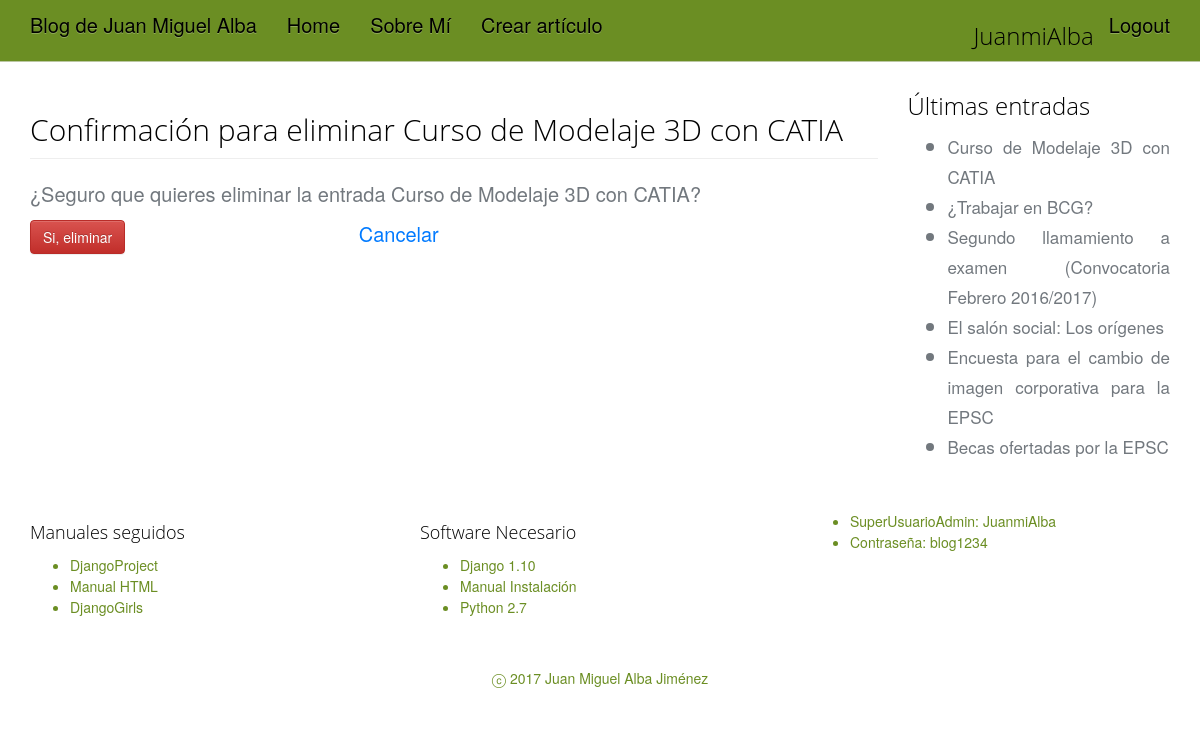
The app's page /eliminar/8 (signed in) with its own data.
### Blog/models.py (models this page shows, shortened)
class Entrada(models.Model):
	titulo = models.CharField(max_length = 100)
	cuerpo = models.TextField()
	fecha = models.DateTimeField(default = datetime.now, blank=True)

### Blog/views.py (the view)
# urls.py: url(r'^eliminar/(?P<pk>.*)$', views.VistaEntradaEliminar.as_view(), name= 'eliminar'),
class VistaEntradaEliminar(DeleteView):
    template_name = 'confirmarEliminacion.html'
    success_url = '/'
    model = Entrada
    def dispatch(self, request, *args, **kwargs):
        if not request.user.has_perms('blog.delete_entrada'):
            return redirect(settings.LOGIN_URL)
        return super(VistaEntradaEliminar, self).dispatch(request, *args, **kwargs)
    def get_context_data(self, **kwargs):
        context = super(VistaEntradaEliminar, self).get_context_data(**kwargs)
        context['listadoTitulos'] = ListadoTitulos()
        return context

### Blog/views.py (called while the page is built)
def ListadoTitulos():
    listadoTitulos = Entrada.objects.all()[:10]
    return listadoTitulos

### Blog/templates/confirmarEliminacion.html (shortened to what this page needs)
{% extends "base.html" %}
{% block content %}
 <h2 class="page-header">Confirmación para eliminar {{ entrada.titulo }}</h2>
    <form method="post" action="">
        <p>¿Seguro que quieres eliminar la entrada {{ entrada.titulo }}?</p>
        <div class="row">
      		<div class="col-md-6">
	 	        <button type="submit" class="btn btn-danger">Si, eliminar</button>
		        <a href="{% url 'home:VistaEntradaCompleta' entrada.id %}" class="btn-jm" style="float:right">Cancelar</a>
        	</div>
        </div>
    </form>
{% endblock content %}

### Blog/templates/base.html (shortened to what this page needs)
<!DOCTYPE html>
{% load staticfiles %}
<html lang="es">
<head>
    <link rel="stylesheet" href="//maxcdn.bootstrapcdn.com/bootstrap/3.3.7/css/bootstrap.min.css">
    <link rel="stylesheet" href="//maxcdn.bootstrapcdn.com/bootstrap/3.3.7/css/bootstrap-theme.min.css">
    <link rel="stylesheet" href="{% static 'css/main.css' %}">
</head>
<body>
    <nav class="navbar navbar-fixed-top">
      <div class="container">
        <div class="navbar-header">
          <a class="navbar-brand" href="{% url 'home:home' %}">Blog de Juan Miguel Alba</a>
        </div>
        <div id="navbar" class="collapse navbar-collapse">
          <ul class="nav navbar-nav">
            {% url 'home:home' as home_url %}
            {% url 'home:sobreMi' as sobreMi_url %}
            {% url 'home:crear' as crear_url %}
            {% url 'home:editar' as editar_url %}
            {% url 'home:VistaEntradaCompleta' as vistaDetalle_url %}
            <li {% if request.get_full_path == home_url %} class="active" {% endif %}><a href="{% url 'home:home' %}">Home</a></li>
            <li {% if request.get_full_path == sobreMi_url %} class="active" {% endif %}><a href="{% url 'home:sobreMi' %}">Sobre Mí</a></li>
            {% if perms.entrada.can_add %}
              <li {% if request.get_full_path == crear_url %} class="active" {% endif %}><a href="{% url 'home:crear' %}">Crear artículo</a></li>
            {% endif %}
          </ul>
            <ul class="nav navbar-nav navbar-right">
              {% if user.is_authenticated %}
                <li><h3>{{user.username}}</h3></li>
                <li {% if request.get_full_path == registro %} class="active" {% endif %}><a href="{% url 'home:logout' %}">Logout</a></li>
              {% else %}
                <li {% if request.get_full_path == registro %} class="active" {% endif %}><a href="{% url 'home:registro' %}">Registro</a></li>
                <li {% if request.get_full_path == login %} class="active" {% endif %}><a href="{% url 'home:login' %}">Login</a></li>
              {% endif %}
          </ul>
        </div>
      </div>
    </nav>
	<div class="container">
			<div class="row">
				<div class="col-md-9">
					{% block content %}
					{% endblock %}
				</div>
				<div class="col-md-3">
          {% block lateral %}
            {% include '_menuLateral.html' %}
          {% endblock lateral%}
				</div>
			</div>
		</div>
</body>
<footer>
  <div class="container">
    <div class="row" style="padding: 20px 0;">
      <div class="col-md-4">
        <h4>Manuales seguidos</h4>
        <ul>
          <li><a href="https://docs.djangoproject.com/es/1.10/intro/tutorial01/">DjangoProject</a></li>
          <li><a href="http://www.w3schools.com/html/default.asp">Manual HTML</a></li>
          <li><a href="http://tutorial.djangogirls.org/es/">DjangoGirls</a></li>
        </ul>
      </div>
      <div class="col-md-4">
        <h4>Software Necesario</h4>
        <ul>
          <li><a href="https://www.djangoproject.com/download/1.10/tarball/">Django 1.10</a></li>
          <li><a href="https://www.djangoproject.com/download/">Manual Instalación</a></li>
          <li><a href="https://www.python.org/downloads/">Python 2.7</a></li>
        </ul>
      </div>
      <div class="col-md-4">
        <ul>
          <li class="naranja">SuperUsuarioAdmin: JuanmiAlba
          <li class="naranja">Contraseña: blog1234
        </ul>
      </div>
    </div>
  </div>
  <div class="firma">
     ⓒ 2017 Juan Miguel Alba Jiménez
  </div>
</footer>
</html>

### Blog/templates/_menuLateral.html
{% block lateral %}
          <div>
            <h3>Últimas entradas</h4>
            {% if listadoTitulos %}
              <ul>
                {% for x in listadoTitulos %}
                  <li><small><a href="{% url 'appJM:VistaEntradaCompleta' x.id %}">
                     {{ x.titulo }}</a></small></li>
                {% endfor %}
              </ul>
            {% else %}
              <h4>Sin entradas</h4>
              <p>La base de datos por el momento no tiene entradas. Por favor, introduzca al menos una para poder contemplarla</p>
            {% endif %}
          </div>
{% endblock lateral%}

### Blog/static/css/main.css (style rules this page uses)
body { font-family: "Helvetica Neue", "Open Sans", 'Roboto', sans-serif; background-color: white; color: #72787E; line-height: 1.5; font-size: 20px; font-weight: 300; -webkit-font-smoothing: antialiased; text-align: justify; margin: 70px 0 0 0; }
h1, h2, h3, h4, h5, h6 { clear: both; font-weight: 300; font-family: "Myriad Pro" ,"Open Sans", Bitter, Georgia, serif; line-height: 1.3; color: black; text-decoration: none; }
a { color: inherit; text-decoration: none; }
.navbar { background-color: olivedrab; border-bottom: 1px solid rgba(231, 231, 231, 0.65); color: black; }
footer { background-color: white; color: olivedrab; font-size: 14px; margin-top: 20px; }
.naranja { color: olivedrab; }
footer a { color:olivedrab !important; }
.navbar-brand { font-size: inherit; color: inherit !important; font-weight: initial; }
.firma { padding: 20px 0; text-align: center; }
.btn-jm { color: #007aff !important; }

### records on screen
Entrada: titulo "Curso de Modelaje 3D con CATIA"
Entrada: titulo "¿Trabajar en BCG?"
Entrada: titulo "Segundo llamamiento a examen (Convocatoria Febrero 2016/2017)"
Entrada: titulo "El salón social: Los orígenes"
Entrada: titulo "Encuesta para el cambio de imagen corporativa para la EPSC"
Entrada: titulo "Becas ofertadas por la EPSC"

### other values on screen
{{ user.username }} "JuanmiAlba"
